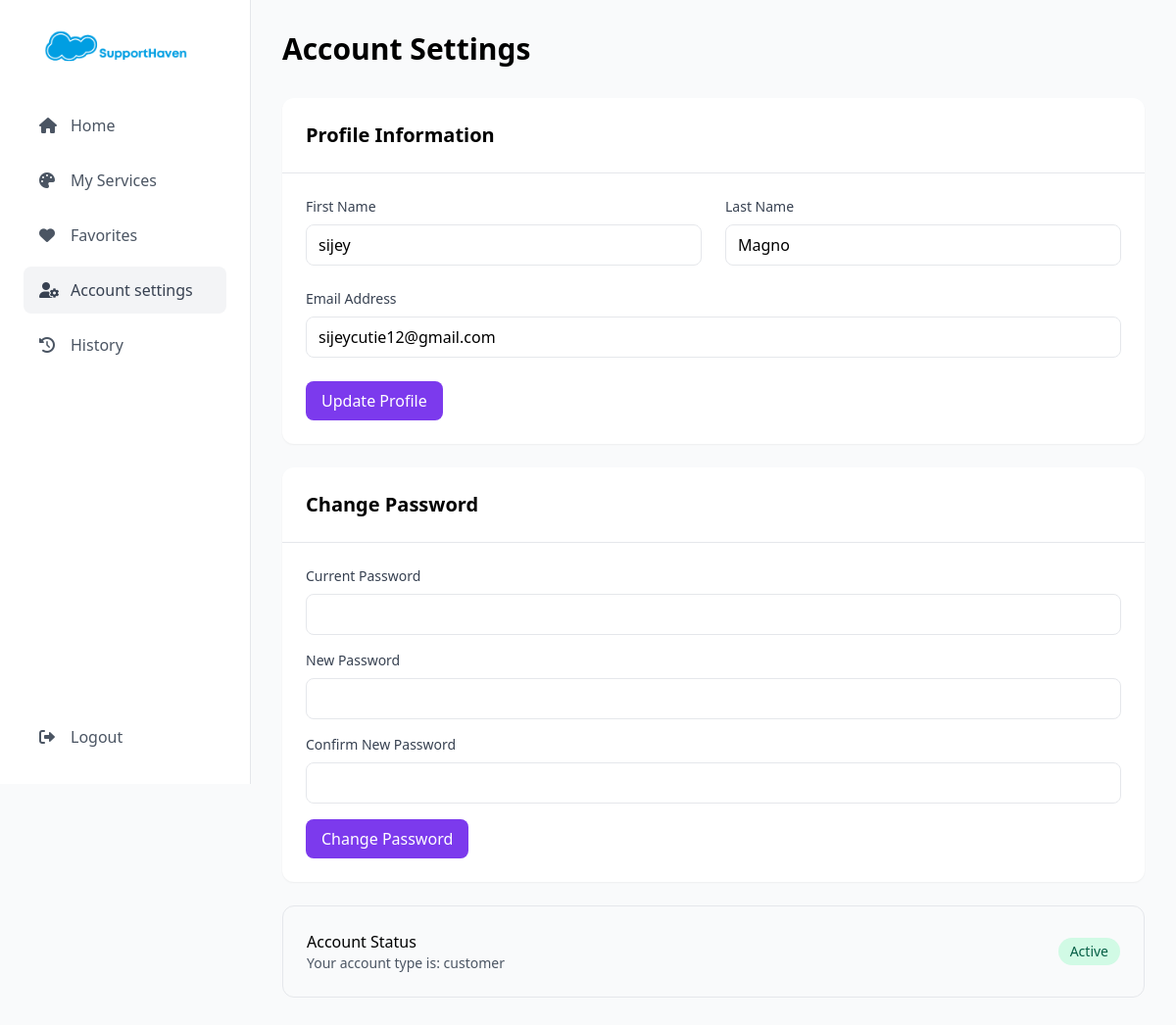
Page /account-settings.php (signed in) on the committed database.
### tables this page shows
CREATE TABLE `users` (
  `id` int(11) NOT NULL,
  `firstname` varchar(50) NOT NULL,
  `lastname` varchar(50) NOT NULL,
  `email` varchar(100) NOT NULL,
  `password` varchar(255) NOT NULL,
  `created_at` timestamp NOT NULL DEFAULT current_timestamp(),
  `user_role_id` int(11) NOT NULL,
  `auth_provider` enum('local','google','facebook') DEFAULT 'local',
  `oauth_id` varchar(255) DEFAULT NULL
);

CREATE TABLE `user_roles` (
  `id` int(11) NOT NULL,
  `role_name` varchar(50) NOT NULL
);

### account-settings.php (the view, shortened to what this page needs)
<?php
$database = new Connection();
$db = $database->getConnection();
$user_id = $_SESSION['user_id'];
$query = "SELECT u.*, ur.role_name
          FROM users u
          JOIN user_roles ur ON u.user_role_id = ur.id
          WHERE u.id = :user_id";
$stmt = $db->prepare($query);
$stmt->bindParam(":user_id", $user_id);
$stmt->execute();
$user = $stmt->fetch(PDO::FETCH_ASSOC);
?>
<!DOCTYPE html>
<html lang="en">
<head>
    <link href="https://cdn.jsdelivr.net/npm/tailwindcss@2.2.19/dist/tailwind.min.css" rel="stylesheet">
    <link href="https://cdnjs.cloudflare.com/ajax/libs/font-awesome/6.0.0-beta3/css/all.min.css" rel="stylesheet">
</head>
<body class="bg-gray-50">
    <aside class="fixed left-0 top-0 h-screen w-64 bg-white border-r border-gray-200 flex flex-col">
        <div class="p-6">
            <a href="index.html">
                <img src="images/logo.png" alt="SupportHaven" class="h-12 mb-8 pl-4">
            </a>
            <nav class="space-y-2">
                <a href="user-landing.php" class="flex items-center px-4 py-3 text-gray-600 hover:bg-gray-100 rounded-lg">
                    <i class="fas fa-home w-5 mr-3"></i> Home
                </a>
                <a href="my-services.php" class="flex items-center px-4 py-3 text-gray-600 hover:bg-gray-100 rounded-lg">
                    <i class="fas fa-palette w-5 mr-3"></i> My Services
                </a>
                <a href="favorites.php" class="flex items-center px-4 py-3 text-gray-600 hover:bg-gray-100 rounded-lg">
                    <i class="fas fa-heart w-5 mr-3"></i> Favorites
                </a>
                <a href="account-settings.php" class="flex items-center px-4 py-3 text-gray-700 rounded-lg bg-gray-100">
                    <i class="fas fa-user-cog w-5 mr-3"></i> Account settings
                </a>
                <a href="#" class="flex items-center px-4 py-3 text-gray-600 hover:bg-gray-100 rounded-lg">
                    <i class="fas fa-history w-5 mr-3"></i> History
                </a>
            </nav>
        </div>
        <div class="mt-auto p-6">
            <a href="logout.php" class="flex items-center px-4 py-3 text-gray-600 hover:bg-gray-100 rounded-lg">
                <i class="fas fa-sign-out-alt w-5 mr-3"></i> Logout
            </a>
        </div>
    </aside>
    <main class="ml-64 p-8">
        <div class="max-w-4xl mx-auto">
            <h1 class="text-3xl font-bold mb-8">Account Settings</h1>
            <div class="bg-white rounded-xl shadow-sm overflow-hidden mb-6">
                <div class="p-6 border-b">
                    <h2 class="text-xl font-bold">Profile Information</h2>
                </div>
                <form class="p-6" method="POST">
                    <div class="grid grid-cols-2 gap-6">
                        <div>
                            <label class="block text-sm font-medium text-gray-700 mb-2">First Name</label>
                            <input type="text" name="firstname" value="<?php echo htmlspecialchars($user['firstname']); ?>"
                                   class="w-full px-3 py-2 border rounded-lg focus:outline-none focus:ring-2 focus:ring-purple-500">
                        </div>
                        <div>
                            <label class="block text-sm font-medium text-gray-700 mb-2">Last Name</label>
                            <input type="text" name="lastname" value="<?php echo htmlspecialchars($user['lastname']); ?>"
                                   class="w-full px-3 py-2 border rounded-lg focus:outline-none focus:ring-2 focus:ring-purple-500">
                        </div>
                        <div class="col-span-2">
                            <label class="block text-sm font-medium text-gray-700 mb-2">Email Address</label>
                            <input type="email" name="email" value="<?php echo htmlspecialchars($user['email']); ?>"
                                   class="w-full px-3 py-2 border rounded-lg focus:outline-none focus:ring-2 focus:ring-purple-500">
                        </div>
                        <div class="col-span-2">
                            <button type="submit" name="update_profile"
                                    class="bg-purple-600 text-white px-4 py-2 rounded-lg hover:bg-purple-700">
                                Update Profile
                            </button>
                        </div>
                    </div>
                </form>
            </div>
            <div class="bg-white rounded-xl shadow-sm overflow-hidden">
                <div class="p-6 border-b">
                    <h2 class="text-xl font-bold">Change Password</h2>
                </div>
                <form class="p-6" method="POST">
                    <div class="space-y-4">
                        <div>
                            <label class="block text-sm font-medium text-gray-700 mb-2">Current Password</label>
                            <input type="password" name="current_password" required
                                   class="w-full px-3 py-2 border rounded-lg focus:outline-none focus:ring-2 focus:ring-purple-500">
                        </div>
                        <div>
                            <label class="block text-sm font-medium text-gray-700 mb-2">New Password</label>
                            <input type="password" name="new_password" required
                                   class="w-full px-3 py-2 border rounded-lg focus:outline-none focus:ring-2 focus:ring-purple-500">
                        </div>
                        <div>
                            <label class="block text-sm font-medium text-gray-700 mb-2">Confirm New Password</label>
                            <input type="password" name="confirm_password" required
                                   class="w-full px-3 py-2 border rounded-lg focus:outline-none focus:ring-2 focus:ring-purple-500">
                        </div>
                        <div>
                            <button type="submit" name="change_password"
                                    class="bg-purple-600 text-white px-4 py-2 rounded-lg hover:bg-purple-700">
                                Change Password
                            </button>
                        </div>
                    </div>
                </form>
            </div>
            <div class="mt-6 bg-gray-50 rounded-xl p-6 border">
                <div class="flex items-center justify-between">
                    <div>
                        <h3 class="font-medium">Account Status</h3>
                        <p class="text-sm text-gray-600">Your account type is: <?php echo htmlspecialchars($user['role_name']); ?></p>
                    </div>
                    <span class="px-3 py-1 bg-green-100 text-green-800 rounded-full text-sm">Active</span>
                </div>
            </div>
        </div>
    </main>
</body>
</html>

### rows in the picture
users: firstname "sijey", lastname "Magno", email "sijeycutie12@gmail.com", user_role.role_name "customer"
